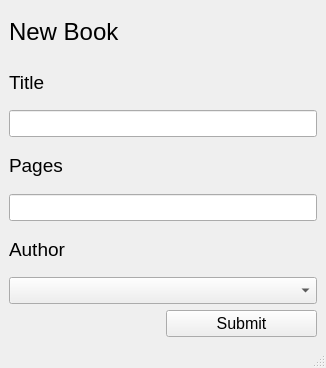
<?xml version="1.0" encoding="UTF-8"?>
<ui version="4.0">
 <class>newBook</class>
 <widget class="QMainWindow" name="newBook">
  <property name="geometry">
   <rect>
    <x>0</x>
    <y>0</y>
    <width>326</width>
    <height>368</height>
   </rect>
  </property>
  <property name="windowTitle">
   <string>Create A New Book</string>
  </property>
  <widget class="QWidget" name="centralwidget">
   <layout class="QGridLayout" name="gridLayout">
    <item row="0" column="0">
     <widget class="QLabel" name="lableNewBook">
      <property name="font">
       <font>
        <pointsize>18</pointsize>
       </font>
      </property>
      <property name="text">
       <string>New Book</string>
      </property>
     </widget>
    </item>
    <item row="1" column="0">
     <widget class="QLabel" name="labelTitle">
      <property name="font">
       <font>
        <pointsize>14</pointsize>
       </font>
      </property>
      <property name="text">
       <string>Title</string>
      </property>
     </widget>
    </item>
    <item row="2" column="0" colspan="2">
     <widget class="QLineEdit" name="inputTitle">
      <property name="font">
       <font>
        <pointsize>12</pointsize>
       </font>
      </property>
     </widget>
    </item>
    <item row="3" column="0">
     <widget class="QLabel" name="labelPages">
      <property name="font">
       <font>
        <pointsize>14</pointsize>
       </font>
      </property>
      <property name="text">
       <string>Pages</string>
      </property>
     </widget>
    </item>
    <item row="4" column="0" colspan="2">
     <widget class="QLineEdit" name="inputPages">
      <property name="font">
       <font>
        <pointsize>12</pointsize>
       </font>
      </property>
     </widget>
    </item>
    <item row="5" column="0">
     <widget class="QLabel" name="labelAuthor">
      <property name="font">
       <font>
        <pointsize>14</pointsize>
       </font>
      </property>
      <property name="text">
       <string>Author</string>
      </property>
     </widget>
    </item>
    <item row="6" column="0" colspan="2">
     <widget class="QComboBox" name="inputAuthor">
      <property name="font">
       <font>
        <pointsize>12</pointsize>
       </font>
      </property>
     </widget>
    </item>
    <item row="7" column="1">
     <widget class="QPushButton" name="createBookBtn">
      <property name="font">
       <font>
        <pointsize>12</pointsize>
       </font>
      </property>
      <property name="cursor">
       <cursorShape>PointingHandCursor</cursorShape>
      </property>
      <property name="statusTip">
       <string>Submit form to create new book...</string>
      </property>
      <property name="text">
       <string>Submit</string>
      </property>
     </widget>
    </item>
   </layout>
  </widget>
  <widget class="QMenuBar" name="menubar">
   <property name="geometry">
    <rect>
     <x>0</x>
     <y>0</y>
     <width>326</width>
     <height>26</height>
    </rect>
   </property>
  </widget>
  <widget class="QStatusBar" name="statusbar"/>
 </widget>
 <resources/>
 <connections/>
</ui>
